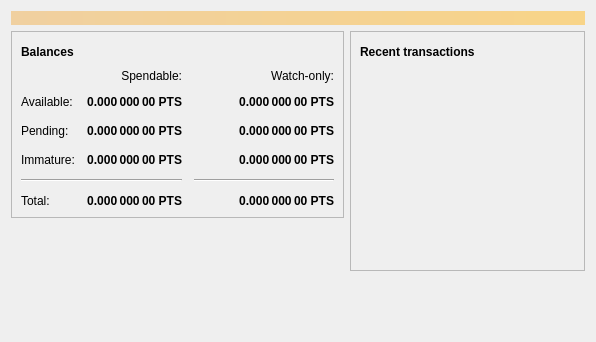
<?xml version="1.0" encoding="UTF-8"?>
<ui version="4.0">
 <class>OverviewPage</class>
 <widget class="QWidget" name="OverviewPage">
  <property name="geometry">
   <rect>
    <x>0</x>
    <y>0</y>
    <width>596</width>
    <height>342</height>
   </rect>
  </property>
  <property name="windowTitle">
   <string>Form</string>
  </property>
  <layout class="QVBoxLayout" name="topLayout">
   <item>
    <widget class="QLabel" name="labelAlerts">
     <property name="visible">
      <bool>false</bool>
     </property>
     <property name="styleSheet">
      <string notr="true">QLabel { background-color: qlineargradient(x1: 0, y1: 0, x2: 1, y2: 0, stop:0 #F0D0A0, stop:1 #F8D488); color:#000000; }</string>
     </property>
     <property name="wordWrap">
      <bool>true</bool>
     </property>
     <property name="margin">
      <number>3</number>
     </property>
     <property name="textInteractionFlags">
      <set>Qt::TextSelectableByMouse</set>
     </property>
    </widget>
   </item>
   <item>
    <layout class="QHBoxLayout" name="horizontalLayout" stretch="1,1">
     <item>
      <layout class="QVBoxLayout" name="verticalLayout_2">
       <item>
        <widget class="QFrame" name="frame">
         <property name="frameShape">
          <enum>QFrame::StyledPanel</enum>
         </property>
         <property name="frameShadow">
          <enum>QFrame::Raised</enum>
         </property>
         <layout class="QVBoxLayout" name="verticalLayout_4">
          <item>
           <layout class="QHBoxLayout" name="horizontalLayout_4">
            <item>
             <widget class="QLabel" name="label_5">
              <property name="font">
               <font>
                <weight>75</weight>
                <bold>true</bold>
               </font>
              </property>
              <property name="text">
               <string>Balances</string>
              </property>
             </widget>
            </item>
            <item>
             <widget class="QPushButton" name="labelWalletStatus">
              <property name="enabled">
               <bool>true</bool>
              </property>
              <property name="maximumSize">
               <size>
                <width>30</width>
                <height>16777215</height>
               </size>
              </property>
              <property name="toolTip">
               <string>The displayed information may be out of date. Your wallet automatically synchronizes with the Pittscoin network after a connection is established, but this process has not completed yet.</string>
              </property>
              <property name="text">
               <string/>
              </property>
              <property name="icon">
               <iconset resource="../bitcoin.qrc">
                <normaloff>:/icons/warning</normaloff>
                <disabledoff>:/icons/warning</disabledoff>:/icons/warning</iconset>
              </property>
              <property name="iconSize">
               <size>
                <width>24</width>
                <height>24</height>
               </size>
              </property>
              <property name="flat">
               <bool>true</bool>
              </property>
             </widget>
            </item>
            <item>
             <spacer name="horizontalSpacer_3">
              <property name="orientation">
               <enum>Qt::Horizontal</enum>
              </property>
              <property name="sizeHint" stdset="0">
               <size>
                <width>40</width>
                <height>20</height>
               </size>
              </property>
             </spacer>
            </item>
           </layout>
          </item>
          <item>
           <layout class="QGridLayout" name="gridLayout">
            <property name="spacing">
             <number>12</number>
            </property>
            <item row="2" column="2">
             <widget class="QLabel" name="labelWatchPending">
              <property name="font">
               <font>
                <weight>75</weight>
                <bold>true</bold>
               </font>
              </property>
              <property name="cursor">
               <cursorShape>IBeamCursor</cursorShape>
              </property>
              <property name="toolTip">
               <string>Unconfirmed transactions to watch-only addresses</string>
              </property>
              <property name="text">
               <string notr="true">0.000 000 00 PTS</string>
              </property>
              <property name="alignment">
               <set>Qt::AlignRight|Qt::AlignTrailing|Qt::AlignVCenter</set>
              </property>
              <property name="textInteractionFlags">
               <set>Qt::LinksAccessibleByMouse|Qt::TextSelectableByKeyboard|Qt::TextSelectableByMouse</set>
              </property>
             </widget>
            </item>
            <item row="2" column="1">
             <widget class="QLabel" name="labelUnconfirmed">
              <property name="font">
               <font>
                <weight>75</weight>
                <bold>true</bold>
               </font>
              </property>
              <property name="cursor">
               <cursorShape>IBeamCursor</cursorShape>
              </property>
              <property name="toolTip">
               <string>Total of transactions that have yet to be confirmed, and do not yet count toward the spendable balance</string>
              </property>
              <property name="text">
               <string notr="true">0.000 000 00 PTS</string>
              </property>
              <property name="alignment">
               <set>Qt::AlignRight|Qt::AlignTrailing|Qt::AlignVCenter</set>
              </property>
              <property name="textInteractionFlags">
               <set>Qt::LinksAccessibleByMouse|Qt::TextSelectableByKeyboard|Qt::TextSelectableByMouse</set>
              </property>
             </widget>
            </item>
            <item row="3" column="2">
             <widget class="QLabel" name="labelWatchImmature">
              <property name="font">
               <font>
                <weight>75</weight>
                <bold>true</bold>
               </font>
              </property>
              <property name="cursor">
               <cursorShape>IBeamCursor</cursorShape>
              </property>
              <property name="toolTip">
               <string>Mined balance in watch-only addresses that has not yet matured</string>
              </property>
              <property name="text">
               <string notr="true">0.000 000 00 PTS</string>
              </property>
              <property name="alignment">
               <set>Qt::AlignRight|Qt::AlignTrailing|Qt::AlignVCenter</set>
              </property>
              <property name="textInteractionFlags">
               <set>Qt::LinksAccessibleByMouse|Qt::TextSelectableByKeyboard|Qt::TextSelectableByMouse</set>
              </property>
             </widget>
            </item>
            <item row="4" column="0" colspan="2">
             <widget class="Line" name="line">
              <property name="orientation">
               <enum>Qt::Horizontal</enum>
              </property>
             </widget>
            </item>
            <item row="4" column="2">
             <widget class="Line" name="lineWatchBalance">
              <property name="sizePolicy">
               <sizepolicy hsizetype="Preferred" vsizetype="Fixed">
                <horstretch>0</horstretch>
                <verstretch>0</verstretch>
               </sizepolicy>
              </property>
              <property name="minimumSize">
               <size>
                <width>140</width>
                <height>0</height>
               </size>
              </property>
              <property name="orientation">
               <enum>Qt::Horizontal</enum>
              </property>
             </widget>
            </item>
            <item row="5" column="0">
             <widget class="QLabel" name="labelTotalText">
              <property name="text">
               <string>Total:</string>
              </property>
             </widget>
            </item>
            <item row="3" column="1">
             <widget class="QLabel" name="labelImmature">
              <property name="font">
               <font>
                <weight>75</weight>
                <bold>true</bold>
               </font>
              </property>
              <property name="cursor">
               <cursorShape>IBeamCursor</cursorShape>
              </property>
              <property name="toolTip">
               <string>Mined balance that has not yet matured</string>
              </property>
              <property name="text">
               <string notr="true">0.000 000 00 PTS</string>
              </property>
              <property name="alignment">
               <set>Qt::AlignRight|Qt::AlignTrailing|Qt::AlignVCenter</set>
              </property>
              <property name="textInteractionFlags">
               <set>Qt::LinksAccessibleByMouse|Qt::TextSelectableByKeyboard|Qt::TextSelectableByMouse</set>
              </property>
             </widget>
            </item>
            <item row="2" column="3">
             <spacer name="horizontalSpacer_2">
              <property name="orientation">
               <enum>Qt::Horizontal</enum>
              </property>
              <property name="sizeHint" stdset="0">
               <size>
                <width>40</width>
                <height>20</height>
               </size>
              </property>
             </spacer>
            </item>
            <item row="3" column="0">
             <widget class="QLabel" name="labelImmatureText">
              <property name="text">
               <string>Immature:</string>
              </property>
             </widget>
            </item>
            <item row="5" column="1">
             <widget class="QLabel" name="labelTotal">
              <property name="font">
               <font>
                <weight>75</weight>
                <bold>true</bold>
               </font>
              </property>
              <property name="cursor">
               <cursorShape>IBeamCursor</cursorShape>
              </property>
              <property name="toolTip">
               <string>Your current total balance</string>
              </property>
              <property name="text">
               <string notr="true">0.000 000 00 PTS</string>
              </property>
              <property name="alignment">
               <set>Qt::AlignRight|Qt::AlignTrailing|Qt::AlignVCenter</set>
              </property>
              <property name="textInteractionFlags">
               <set>Qt::LinksAccessibleByMouse|Qt::TextSelectableByKeyboard|Qt::TextSelectableByMouse</set>
              </property>
             </widget>
            </item>
            <item row="5" column="2">
             <widget class="QLabel" name="labelWatchTotal">
              <property name="font">
               <font>
                <weight>75</weight>
                <bold>true</bold>
               </font>
              </property>
              <property name="cursor">
               <cursorShape>IBeamCursor</cursorShape>
              </property>
              <property name="toolTip">
               <string>Current total balance in watch-only addresses</string>
              </property>
              <property name="text">
               <string notr="true">0.000 000 00 PTS</string>
              </property>
              <property name="alignment">
               <set>Qt::AlignRight|Qt::AlignTrailing|Qt::AlignVCenter</set>
              </property>
              <property name="textInteractionFlags">
               <set>Qt::LinksAccessibleByMouse|Qt::TextSelectableByKeyboard|Qt::TextSelectableByMouse</set>
              </property>
             </widget>
            </item>
            <item row="0" column="2">
             <widget class="QLabel" name="labelWatchonly">
              <property name="text">
               <string>Watch-only:</string>
              </property>
              <property name="alignment">
               <set>Qt::AlignRight|Qt::AlignTrailing|Qt::AlignVCenter</set>
              </property>
             </widget>
            </item>
            <item row="1" column="0">
             <widget class="QLabel" name="labelBalanceText">
              <property name="text">
               <string>Available:</string>
              </property>
             </widget>
            </item>
            <item row="1" column="1">
             <widget class="QLabel" name="labelBalance">
              <property name="font">
               <font>
                <weight>75</weight>
                <bold>true</bold>
               </font>
              </property>
              <property name="cursor">
               <cursorShape>IBeamCursor</cursorShape>
              </property>
              <property name="toolTip">
               <string>Your current spendable balance</string>
              </property>
              <property name="text">
               <string notr="true">0.000 000 00 PTS</string>
              </property>
              <property name="alignment">
               <set>Qt::AlignRight|Qt::AlignTrailing|Qt::AlignVCenter</set>
              </property>
              <property name="textInteractionFlags">
               <set>Qt::LinksAccessibleByMouse|Qt::TextSelectableByKeyboard|Qt::TextSelectableByMouse</set>
              </property>
             </widget>
            </item>
            <item row="1" column="2">
             <widget class="QLabel" name="labelWatchAvailable">
              <property name="font">
               <font>
                <weight>75</weight>
                <bold>true</bold>
               </font>
              </property>
              <property name="cursor">
               <cursorShape>IBeamCursor</cursorShape>
              </property>
              <property name="toolTip">
               <string>Your current balance in watch-only addresses</string>
              </property>
              <property name="text">
               <string notr="true">0.000 000 00 PTS</string>
              </property>
              <property name="alignment">
               <set>Qt::AlignRight|Qt::AlignTrailing|Qt::AlignVCenter</set>
              </property>
              <property name="textInteractionFlags">
               <set>Qt::LinksAccessibleByMouse|Qt::TextSelectableByKeyboard|Qt::TextSelectableByMouse</set>
              </property>
             </widget>
            </item>
            <item row="2" column="0">
             <widget class="QLabel" name="labelPendingText">
              <property name="text">
               <string>Pending:</string>
              </property>
             </widget>
            </item>
            <item row="0" column="1">
             <widget class="QLabel" name="labelSpendable">
              <property name="text">
               <string>Spendable:</string>
              </property>
              <property name="alignment">
               <set>Qt::AlignRight|Qt::AlignTrailing|Qt::AlignVCenter</set>
              </property>
             </widget>
            </item>
           </layout>
          </item>
         </layout>
        </widget>
       </item>
       <item>
        <spacer name="verticalSpacer">
         <property name="orientation">
          <enum>Qt::Vertical</enum>
         </property>
         <property name="sizeHint" stdset="0">
          <size>
           <width>20</width>
           <height>40</height>
          </size>
         </property>
        </spacer>
       </item>
      </layout>
     </item>
     <item>
      <layout class="QVBoxLayout" name="verticalLayout_3">
       <item>
        <widget class="QFrame" name="frame_2">
         <property name="frameShape">
          <enum>QFrame::StyledPanel</enum>
         </property>
         <property name="frameShadow">
          <enum>QFrame::Raised</enum>
         </property>
         <layout class="QVBoxLayout" name="verticalLayout">
          <item>
           <layout class="QHBoxLayout" name="horizontalLayout_2">
            <item>
             <widget class="QLabel" name="label_4">
              <property name="font">
               <font>
                <weight>75</weight>
                <bold>true</bold>
               </font>
              </property>
              <property name="text">
               <string>Recent transactions</string>
              </property>
             </widget>
            </item>
            <item>
             <widget class="QPushButton" name="labelTransactionsStatus">
              <property name="enabled">
               <bool>true</bool>
              </property>
              <property name="maximumSize">
               <size>
                <width>30</width>
                <height>16777215</height>
               </size>
              </property>
              <property name="toolTip">
               <string>The displayed information may be out of date. Your wallet automatically synchronizes with the Pittscoin network after a connection is established, but this process has not completed yet.</string>
              </property>
              <property name="text">
               <string/>
              </property>
              <property name="icon">
               <iconset resource="../bitcoin.qrc">
                <normaloff>:/icons/warning</normaloff>
                <disabledoff>:/icons/warning</disabledoff>:/icons/warning</iconset>
              </property>
              <property name="iconSize">
               <size>
                <width>24</width>
                <height>24</height>
               </size>
              </property>
              <property name="flat">
               <bool>true</bool>
              </property>
             </widget>
            </item>
            <item>
             <spacer name="horizontalSpacer">
              <property name="orientation">
               <enum>Qt::Horizontal</enum>
              </property>
              <property name="sizeHint" stdset="0">
               <size>
                <width>40</width>
                <height>20</height>
               </size>
              </property>
             </spacer>
            </item>
           </layout>
          </item>
          <item>
           <widget class="QListView" name="listTransactions">
            <property name="styleSheet">
             <string notr="true">QListView { background: transparent; }</string>
            </property>
            <property name="frameShape">
             <enum>QFrame::NoFrame</enum>
            </property>
            <property name="verticalScrollBarPolicy">
             <enum>Qt::ScrollBarAlwaysOff</enum>
            </property>
            <property name="horizontalScrollBarPolicy">
             <enum>Qt::ScrollBarAlwaysOff</enum>
            </property>
            <property name="selectionMode">
             <enum>QAbstractItemView::NoSelection</enum>
            </property>
           </widget>
          </item>
         </layout>
        </widget>
       </item>
       <item>
        <spacer name="verticalSpacer_2">
         <property name="orientation">
          <enum>Qt::Vertical</enum>
         </property>
         <property name="sizeHint" stdset="0">
          <size>
           <width>20</width>
           <height>40</height>
          </size>
         </property>
        </spacer>
       </item>
      </layout>
     </item>
    </layout>
   </item>
  </layout>
 </widget>
 <resources/>
 <connections/>
</ui>
